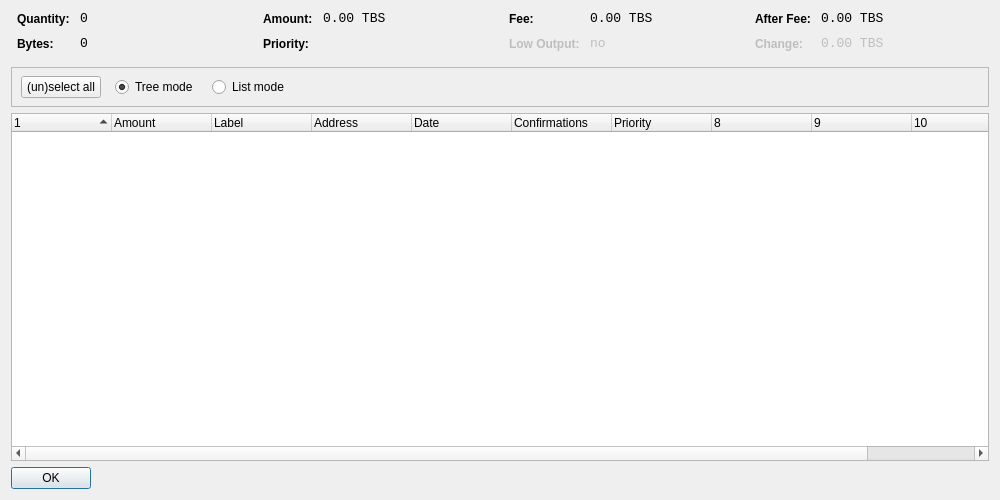
<?xml version="1.0" encoding="UTF-8"?>
<ui version="4.0">
 <class>CoinControlDialog</class>
 <widget class="QDialog" name="CoinControlDialog">
  <property name="geometry">
   <rect>
    <x>0</x>
    <y>0</y>
    <width>1000</width>
    <height>500</height>
   </rect>
  </property>
  <property name="windowTitle">
   <string>Coin Control</string>
  </property>
  <layout class="QVBoxLayout" name="verticalLayout">
   <item>
    <layout class="QHBoxLayout" name="horizontalLayoutTop" stretch="0,0,0,0">
     <property name="topMargin">
      <number>0</number>
     </property>
     <property name="bottomMargin">
      <number>10</number>
     </property>
     <item>
      <layout class="QFormLayout" name="formLayoutCoinControl1">
       <property name="horizontalSpacing">
        <number>10</number>
       </property>
       <property name="verticalSpacing">
        <number>10</number>
       </property>
       <property name="leftMargin">
        <number>6</number>
       </property>
       <property name="rightMargin">
        <number>6</number>
       </property>
       <item row="0" column="0">
        <widget class="QLabel" name="labelCoinControlQuantityText">
         <property name="styleSheet">
          <string notr="true">font-weight:bold;</string>
         </property>
         <property name="text">
          <string>Quantity:</string>
         </property>
        </widget>
       </item>
       <item row="0" column="1">
        <widget class="QLabel" name="labelCoinControlQuantity">
         <property name="font">
          <font>
           <family>Monospace</family>
           <pointsize>10</pointsize>
          </font>
         </property>
         <property name="cursor">
          <cursorShape>IBeamCursor</cursorShape>
         </property>
         <property name="contextMenuPolicy">
          <enum>Qt::ActionsContextMenu</enum>
         </property>
         <property name="text">
          <string notr="true">0</string>
         </property>
         <property name="textInteractionFlags">
          <set>Qt::LinksAccessibleByMouse|Qt::TextSelectableByKeyboard|Qt::TextSelectableByMouse</set>
         </property>
        </widget>
       </item>
       <item row="1" column="0">
        <widget class="QLabel" name="labelCoinControlBytesText">
         <property name="styleSheet">
          <string notr="true">font-weight:bold;</string>
         </property>
         <property name="text">
          <string>Bytes:</string>
         </property>
        </widget>
       </item>
       <item row="1" column="1">
        <widget class="QLabel" name="labelCoinControlBytes">
         <property name="font">
          <font>
           <family>Monospace</family>
           <pointsize>10</pointsize>
          </font>
         </property>
         <property name="cursor">
          <cursorShape>IBeamCursor</cursorShape>
         </property>
         <property name="contextMenuPolicy">
          <enum>Qt::ActionsContextMenu</enum>
         </property>
         <property name="text">
          <string notr="true">0</string>
         </property>
         <property name="textInteractionFlags">
          <set>Qt::LinksAccessibleByMouse|Qt::TextSelectableByKeyboard|Qt::TextSelectableByMouse</set>
         </property>
        </widget>
       </item>
      </layout>
     </item>
     <item>
      <layout class="QFormLayout" name="formLayoutCoinControl2">
       <property name="horizontalSpacing">
        <number>10</number>
       </property>
       <property name="verticalSpacing">
        <number>10</number>
       </property>
       <property name="leftMargin">
        <number>6</number>
       </property>
       <property name="rightMargin">
        <number>6</number>
       </property>
       <item row="0" column="0">
        <widget class="QLabel" name="labelCoinControlAmountText">
         <property name="styleSheet">
          <string notr="true">font-weight:bold;</string>
         </property>
         <property name="text">
          <string>Amount:</string>
         </property>
        </widget>
       </item>
       <item row="0" column="1">
        <widget class="QLabel" name="labelCoinControlAmount">
         <property name="font">
          <font>
           <family>Monospace</family>
           <pointsize>10</pointsize>
          </font>
         </property>
         <property name="cursor">
          <cursorShape>IBeamCursor</cursorShape>
         </property>
         <property name="contextMenuPolicy">
          <enum>Qt::ActionsContextMenu</enum>
         </property>
         <property name="text">
          <string notr="true">0.00 TBS</string>
         </property>
         <property name="textInteractionFlags">
          <set>Qt::LinksAccessibleByMouse|Qt::TextSelectableByKeyboard|Qt::TextSelectableByMouse</set>
         </property>
        </widget>
       </item>
       <item row="1" column="0">
        <widget class="QLabel" name="labelCoinControlPriorityText">
         <property name="styleSheet">
          <string notr="true">font-weight:bold;</string>
         </property>
         <property name="text">
          <string>Priority:</string>
         </property>
        </widget>
       </item>
       <item row="1" column="1">
        <widget class="QLabel" name="labelCoinControlPriority">
         <property name="font">
          <font>
           <family>Monospace</family>
           <pointsize>10</pointsize>
          </font>
         </property>
         <property name="cursor">
          <cursorShape>IBeamCursor</cursorShape>
         </property>
         <property name="contextMenuPolicy">
          <enum>Qt::ActionsContextMenu</enum>
         </property>
         <property name="text">
          <string/>
         </property>
         <property name="textInteractionFlags">
          <set>Qt::LinksAccessibleByMouse|Qt::TextSelectableByKeyboard|Qt::TextSelectableByMouse</set>
         </property>
        </widget>
       </item>
      </layout>
     </item>
     <item>
      <layout class="QFormLayout" name="formLayoutCoinControl3">
       <property name="horizontalSpacing">
        <number>10</number>
       </property>
       <property name="verticalSpacing">
        <number>10</number>
       </property>
       <property name="leftMargin">
        <number>6</number>
       </property>
       <property name="rightMargin">
        <number>6</number>
       </property>
       <item row="0" column="0">
        <widget class="QLabel" name="labelCoinControlFeeText">
         <property name="styleSheet">
          <string notr="true">font-weight:bold;</string>
         </property>
         <property name="text">
          <string>Fee:</string>
         </property>
        </widget>
       </item>
       <item row="0" column="1">
        <widget class="QLabel" name="labelCoinControlFee">
         <property name="font">
          <font>
           <family>Monospace</family>
           <pointsize>10</pointsize>
          </font>
         </property>
         <property name="cursor">
          <cursorShape>IBeamCursor</cursorShape>
         </property>
         <property name="contextMenuPolicy">
          <enum>Qt::ActionsContextMenu</enum>
         </property>
         <property name="text">
          <string notr="true">0.00 TBS</string>
         </property>
         <property name="textInteractionFlags">
          <set>Qt::LinksAccessibleByMouse|Qt::TextSelectableByKeyboard|Qt::TextSelectableByMouse</set>
         </property>
        </widget>
       </item>
       <item row="1" column="0">
        <widget class="QLabel" name="labelCoinControlLowOutputText">
         <property name="enabled">
          <bool>false</bool>
         </property>
         <property name="styleSheet">
          <string notr="true">font-weight:bold;</string>
         </property>
         <property name="text">
          <string>Low Output:</string>
         </property>
        </widget>
       </item>
       <item row="1" column="1">
        <widget class="QLabel" name="labelCoinControlLowOutput">
         <property name="enabled">
          <bool>false</bool>
         </property>
         <property name="font">
          <font>
           <family>Monospace</family>
           <pointsize>10</pointsize>
          </font>
         </property>
         <property name="cursor">
          <cursorShape>IBeamCursor</cursorShape>
         </property>
         <property name="contextMenuPolicy">
          <enum>Qt::ActionsContextMenu</enum>
         </property>
         <property name="text">
          <string notr="true">no</string>
         </property>
         <property name="textInteractionFlags">
          <set>Qt::LinksAccessibleByMouse|Qt::TextSelectableByKeyboard|Qt::TextSelectableByMouse</set>
         </property>
        </widget>
       </item>
      </layout>
     </item>
     <item>
      <layout class="QFormLayout" name="formLayoutCoinControl4">
       <property name="horizontalSpacing">
        <number>10</number>
       </property>
       <property name="verticalSpacing">
        <number>10</number>
       </property>
       <property name="leftMargin">
        <number>6</number>
       </property>
       <property name="rightMargin">
        <number>6</number>
       </property>
       <item row="0" column="0">
        <widget class="QLabel" name="labelCoinControlAfterFeeText">
         <property name="styleSheet">
          <string notr="true">font-weight:bold;</string>
         </property>
         <property name="text">
          <string>After Fee:</string>
         </property>
        </widget>
       </item>
       <item row="0" column="1">
        <widget class="QLabel" name="labelCoinControlAfterFee">
         <property name="font">
          <font>
           <family>Monospace</family>
           <pointsize>10</pointsize>
          </font>
         </property>
         <property name="cursor">
          <cursorShape>IBeamCursor</cursorShape>
         </property>
         <property name="contextMenuPolicy">
          <enum>Qt::ActionsContextMenu</enum>
         </property>
         <property name="text">
          <string notr="true">0.00 TBS</string>
         </property>
         <property name="textInteractionFlags">
          <set>Qt::LinksAccessibleByMouse|Qt::TextSelectableByKeyboard|Qt::TextSelectableByMouse</set>
         </property>
        </widget>
       </item>
       <item row="1" column="0">
        <widget class="QLabel" name="labelCoinControlChangeText">
         <property name="enabled">
          <bool>false</bool>
         </property>
         <property name="styleSheet">
          <string notr="true">font-weight:bold;</string>
         </property>
         <property name="text">
          <string>Change:</string>
         </property>
        </widget>
       </item>
       <item row="1" column="1">
        <widget class="QLabel" name="labelCoinControlChange">
         <property name="enabled">
          <bool>false</bool>
         </property>
         <property name="font">
          <font>
           <family>Monospace</family>
           <pointsize>10</pointsize>
          </font>
         </property>
         <property name="cursor">
          <cursorShape>IBeamCursor</cursorShape>
         </property>
         <property name="contextMenuPolicy">
          <enum>Qt::ActionsContextMenu</enum>
         </property>
         <property name="text">
          <string notr="true">0.00 TBS</string>
         </property>
         <property name="textInteractionFlags">
          <set>Qt::LinksAccessibleByMouse|Qt::TextSelectableByKeyboard|Qt::TextSelectableByMouse</set>
         </property>
        </widget>
       </item>
      </layout>
     </item>
    </layout>
   </item>
   <item>
    <widget class="QFrame" name="frame">
     <property name="minimumSize">
      <size>
       <width>0</width>
       <height>40</height>
      </size>
     </property>
     <property name="frameShape">
      <enum>QFrame::StyledPanel</enum>
     </property>
     <property name="frameShadow">
      <enum>QFrame::Sunken</enum>
     </property>
     <widget class="QWidget" name="horizontalLayoutWidget">
      <property name="geometry">
       <rect>
        <x>10</x>
        <y>0</y>
        <width>781</width>
        <height>41</height>
       </rect>
      </property>
      <layout class="QHBoxLayout" name="horizontalLayoutPanel" stretch="0,0,0,0,0">
       <property name="spacing">
        <number>14</number>
       </property>
       <item>
        <widget class="QPushButton" name="pushButtonSelectAll">
         <property name="sizePolicy">
          <sizepolicy hsizetype="Maximum" vsizetype="Fixed">
           <horstretch>0</horstretch>
           <verstretch>0</verstretch>
          </sizepolicy>
         </property>
         <property name="text">
          <string>(un)select all</string>
         </property>
        </widget>
       </item>
       <item>
        <widget class="QRadioButton" name="radioTreeMode">
         <property name="sizePolicy">
          <sizepolicy hsizetype="Maximum" vsizetype="Fixed">
           <horstretch>0</horstretch>
           <verstretch>0</verstretch>
          </sizepolicy>
         </property>
         <property name="text">
          <string>Tree mode</string>
         </property>
         <property name="checked">
          <bool>true</bool>
         </property>
        </widget>
       </item>
       <item>
        <widget class="QRadioButton" name="radioListMode">
         <property name="sizePolicy">
          <sizepolicy hsizetype="Maximum" vsizetype="Fixed">
           <horstretch>0</horstretch>
           <verstretch>0</verstretch>
          </sizepolicy>
         </property>
         <property name="text">
          <string>List mode</string>
         </property>
        </widget>
       </item>
       <item>
        <spacer name="horizontalSpacer">
         <property name="orientation">
          <enum>Qt::Horizontal</enum>
         </property>
         <property name="sizeHint" stdset="0">
          <size>
           <width>40</width>
           <height>20</height>
          </size>
         </property>
        </spacer>
       </item>
      </layout>
     </widget>
    </widget>
   </item>
   <item>
    <widget class="CoinControlTreeWidget" name="treeWidget">
     <property name="contextMenuPolicy">
      <enum>Qt::CustomContextMenu</enum>
     </property>
     <property name="sortingEnabled">
      <bool>false</bool>
     </property>
     <property name="columnCount">
      <number>11</number>
     </property>
     <attribute name="headerShowSortIndicator" stdset="0">
      <bool>true</bool>
     </attribute>
     <attribute name="headerStretchLastSection">
      <bool>false</bool>
     </attribute>
     <column>
      <property name="text">
       <string/>
      </property>
     </column>
     <column>
      <property name="text">
       <string>Amount</string>
      </property>
     </column>
     <column>
      <property name="text">
       <string>Label</string>
      </property>
     </column>
     <column>
      <property name="text">
       <string>Address</string>
      </property>
     </column>
     <column>
      <property name="text">
       <string>Date</string>
      </property>
     </column>
     <column>
      <property name="text">
       <string>Confirmations</string>
      </property>
      <property name="toolTip">
       <string>Confirmed</string>
      </property>
     </column>
     <column>
      <property name="text">
       <string>Priority</string>
      </property>
     </column>
     <column>
      <property name="text">
       <string/>
      </property>
     </column>
     <column>
      <property name="text">
       <string/>
      </property>
     </column>
     <column>
      <property name="text">
       <string/>
      </property>
     </column>
     <column>
      <property name="text">
       <string/>
      </property>
     </column>
    </widget>
   </item>
   <item>
    <widget class="QDialogButtonBox" name="buttonBox">
     <property name="sizePolicy">
      <sizepolicy hsizetype="Maximum" vsizetype="Fixed">
       <horstretch>0</horstretch>
       <verstretch>0</verstretch>
      </sizepolicy>
     </property>
     <property name="orientation">
      <enum>Qt::Horizontal</enum>
     </property>
     <property name="standardButtons">
      <set>QDialogButtonBox::Ok</set>
     </property>
    </widget>
   </item>
  </layout>
 </widget>
 <customwidgets>
  <customwidget>
   <class>CoinControlTreeWidget</class>
   <extends>QTreeWidget</extends>
   <header>coincontroltreewidget.h</header>
  </customwidget>
 </customwidgets>
 <resources/>
 <connections/>
</ui>
